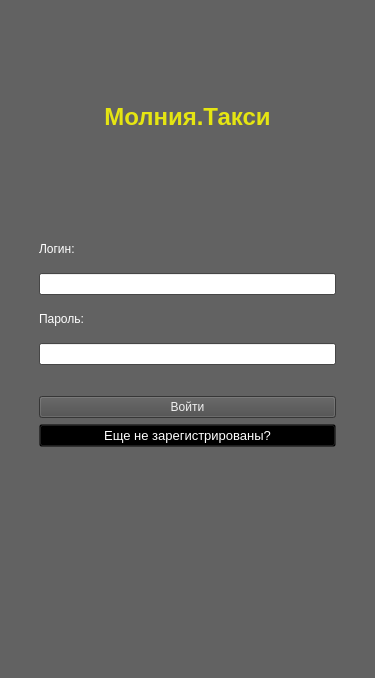
<?xml version="1.0" encoding="UTF-8"?>
<ui version="4.0">
 <class>WindLogin</class>
 <widget class="QMainWindow" name="WindLogin">
  <property name="geometry">
   <rect>
    <x>0</x>
    <y>0</y>
    <width>375</width>
    <height>678</height>
   </rect>
  </property>
  <property name="palette">
   <palette>
    <active>
     <colorrole role="WindowText">
      <brush brushstyle="SolidPattern">
       <color alpha="255">
        <red>255</red>
        <green>255</green>
        <blue>255</blue>
       </color>
      </brush>
     </colorrole>
     <colorrole role="Text">
      <brush brushstyle="SolidPattern">
       <color alpha="255">
        <red>255</red>
        <green>255</green>
        <blue>255</blue>
       </color>
      </brush>
     </colorrole>
     <colorrole role="Base">
      <brush brushstyle="SolidPattern">
       <color alpha="255">
        <red>255</red>
        <green>255</green>
        <blue>255</blue>
       </color>
      </brush>
     </colorrole>
     <colorrole role="Window">
      <brush brushstyle="SolidPattern">
       <color alpha="255">
        <red>98</red>
        <green>98</green>
        <blue>98</blue>
       </color>
      </brush>
     </colorrole>
     <colorrole role="PlaceholderText">
      <brush brushstyle="SolidPattern">
       <color alpha="128">
        <red>255</red>
        <green>255</green>
        <blue>255</blue>
       </color>
      </brush>
     </colorrole>
    </active>
    <inactive>
     <colorrole role="WindowText">
      <brush brushstyle="SolidPattern">
       <color alpha="255">
        <red>255</red>
        <green>255</green>
        <blue>255</blue>
       </color>
      </brush>
     </colorrole>
     <colorrole role="Text">
      <brush brushstyle="SolidPattern">
       <color alpha="255">
        <red>255</red>
        <green>255</green>
        <blue>255</blue>
       </color>
      </brush>
     </colorrole>
     <colorrole role="Base">
      <brush brushstyle="SolidPattern">
       <color alpha="255">
        <red>255</red>
        <green>255</green>
        <blue>255</blue>
       </color>
      </brush>
     </colorrole>
     <colorrole role="Window">
      <brush brushstyle="SolidPattern">
       <color alpha="255">
        <red>98</red>
        <green>98</green>
        <blue>98</blue>
       </color>
      </brush>
     </colorrole>
     <colorrole role="PlaceholderText">
      <brush brushstyle="SolidPattern">
       <color alpha="128">
        <red>255</red>
        <green>255</green>
        <blue>255</blue>
       </color>
      </brush>
     </colorrole>
    </inactive>
    <disabled>
     <colorrole role="WindowText">
      <brush brushstyle="SolidPattern">
       <color alpha="255">
        <red>120</red>
        <green>120</green>
        <blue>120</blue>
       </color>
      </brush>
     </colorrole>
     <colorrole role="Text">
      <brush brushstyle="SolidPattern">
       <color alpha="255">
        <red>120</red>
        <green>120</green>
        <blue>120</blue>
       </color>
      </brush>
     </colorrole>
     <colorrole role="Base">
      <brush brushstyle="SolidPattern">
       <color alpha="255">
        <red>98</red>
        <green>98</green>
        <blue>98</blue>
       </color>
      </brush>
     </colorrole>
     <colorrole role="Window">
      <brush brushstyle="SolidPattern">
       <color alpha="255">
        <red>98</red>
        <green>98</green>
        <blue>98</blue>
       </color>
      </brush>
     </colorrole>
     <colorrole role="PlaceholderText">
      <brush brushstyle="SolidPattern">
       <color alpha="128">
        <red>0</red>
        <green>0</green>
        <blue>0</blue>
       </color>
      </brush>
     </colorrole>
    </disabled>
   </palette>
  </property>
  <property name="windowTitle">
   <string>Молния.Такси</string>
  </property>
  <widget class="QWidget" name="centralwidget">
   <property name="palette">
    <palette>
     <active>
      <colorrole role="WindowText">
       <brush brushstyle="SolidPattern">
        <color alpha="255">
         <red>255</red>
         <green>255</green>
         <blue>255</blue>
        </color>
       </brush>
      </colorrole>
      <colorrole role="Text">
       <brush brushstyle="SolidPattern">
        <color alpha="255">
         <red>255</red>
         <green>255</green>
         <blue>255</blue>
        </color>
       </brush>
      </colorrole>
      <colorrole role="Base">
       <brush brushstyle="SolidPattern">
        <color alpha="255">
         <red>255</red>
         <green>255</green>
         <blue>255</blue>
        </color>
       </brush>
      </colorrole>
      <colorrole role="Window">
       <brush brushstyle="SolidPattern">
        <color alpha="255">
         <red>98</red>
         <green>98</green>
         <blue>98</blue>
        </color>
       </brush>
      </colorrole>
      <colorrole role="PlaceholderText">
       <brush brushstyle="SolidPattern">
        <color alpha="128">
         <red>255</red>
         <green>255</green>
         <blue>255</blue>
        </color>
       </brush>
      </colorrole>
     </active>
     <inactive>
      <colorrole role="WindowText">
       <brush brushstyle="SolidPattern">
        <color alpha="255">
         <red>255</red>
         <green>255</green>
         <blue>255</blue>
        </color>
       </brush>
      </colorrole>
      <colorrole role="Text">
       <brush brushstyle="SolidPattern">
        <color alpha="255">
         <red>255</red>
         <green>255</green>
         <blue>255</blue>
        </color>
       </brush>
      </colorrole>
      <colorrole role="Base">
       <brush brushstyle="SolidPattern">
        <color alpha="255">
         <red>255</red>
         <green>255</green>
         <blue>255</blue>
        </color>
       </brush>
      </colorrole>
      <colorrole role="Window">
       <brush brushstyle="SolidPattern">
        <color alpha="255">
         <red>98</red>
         <green>98</green>
         <blue>98</blue>
        </color>
       </brush>
      </colorrole>
      <colorrole role="PlaceholderText">
       <brush brushstyle="SolidPattern">
        <color alpha="128">
         <red>255</red>
         <green>255</green>
         <blue>255</blue>
        </color>
       </brush>
      </colorrole>
     </inactive>
     <disabled>
      <colorrole role="WindowText">
       <brush brushstyle="SolidPattern">
        <color alpha="255">
         <red>120</red>
         <green>120</green>
         <blue>120</blue>
        </color>
       </brush>
      </colorrole>
      <colorrole role="Text">
       <brush brushstyle="SolidPattern">
        <color alpha="255">
         <red>120</red>
         <green>120</green>
         <blue>120</blue>
        </color>
       </brush>
      </colorrole>
      <colorrole role="Base">
       <brush brushstyle="SolidPattern">
        <color alpha="255">
         <red>98</red>
         <green>98</green>
         <blue>98</blue>
        </color>
       </brush>
      </colorrole>
      <colorrole role="Window">
       <brush brushstyle="SolidPattern">
        <color alpha="255">
         <red>98</red>
         <green>98</green>
         <blue>98</blue>
        </color>
       </brush>
      </colorrole>
      <colorrole role="PlaceholderText">
       <brush brushstyle="SolidPattern">
        <color alpha="128">
         <red>0</red>
         <green>0</green>
         <blue>0</blue>
        </color>
       </brush>
      </colorrole>
     </disabled>
    </palette>
   </property>
   <layout class="QVBoxLayout" name="verticalLayout_2">
    <item>
     <layout class="QHBoxLayout" name="horizontalLayout_2">
      <item>
       <spacer name="horizontalSpacer_4">
        <property name="orientation">
         <enum>Qt::Horizontal</enum>
        </property>
        <property name="sizeType">
         <enum>QSizePolicy::Minimum</enum>
        </property>
        <property name="sizeHint" stdset="0">
         <size>
          <width>40</width>
          <height>20</height>
         </size>
        </property>
       </spacer>
      </item>
      <item>
       <widget class="QLabel" name="label_4">
        <property name="sizePolicy">
         <sizepolicy hsizetype="Expanding" vsizetype="Preferred">
          <horstretch>0</horstretch>
          <verstretch>0</verstretch>
         </sizepolicy>
        </property>
        <property name="font">
         <font>
          <pointsize>18</pointsize>
         </font>
        </property>
        <property name="text">
         <string>&lt;html&gt;&lt;head/&gt;&lt;body&gt;&lt;p align=&quot;center&quot;&gt;&lt;span style=&quot; font-weight:600; color:#e5e512;&quot;&gt;Молния.Такси&lt;/span&gt;&lt;/p&gt;&lt;/body&gt;&lt;/html&gt;</string>
        </property>
        <property name="alignment">
         <set>Qt::AlignCenter</set>
        </property>
       </widget>
      </item>
      <item>
       <spacer name="horizontalSpacer_3">
        <property name="orientation">
         <enum>Qt::Horizontal</enum>
        </property>
        <property name="sizeType">
         <enum>QSizePolicy::Minimum</enum>
        </property>
        <property name="sizeHint" stdset="0">
         <size>
          <width>40</width>
          <height>20</height>
         </size>
        </property>
       </spacer>
      </item>
     </layout>
    </item>
    <item>
     <layout class="QHBoxLayout" name="horizontalLayout">
      <item>
       <spacer name="horizontalSpacer_2">
        <property name="orientation">
         <enum>Qt::Horizontal</enum>
        </property>
        <property name="sizeType">
         <enum>QSizePolicy::Minimum</enum>
        </property>
        <property name="sizeHint" stdset="0">
         <size>
          <width>30</width>
          <height>20</height>
         </size>
        </property>
       </spacer>
      </item>
      <item>
       <layout class="QVBoxLayout" name="verticalLayout">
        <item>
         <widget class="QLabel" name="label">
          <property name="sizePolicy">
           <sizepolicy hsizetype="Preferred" vsizetype="Preferred">
            <horstretch>0</horstretch>
            <verstretch>0</verstretch>
           </sizepolicy>
          </property>
          <property name="font">
           <font>
            <pointsize>9</pointsize>
           </font>
          </property>
          <property name="text">
           <string>Логин:</string>
          </property>
          <property name="wordWrap">
           <bool>false</bool>
          </property>
          <property name="margin">
           <number>1</number>
          </property>
         </widget>
        </item>
        <item>
         <widget class="QLineEdit" name="lineEdit"/>
        </item>
        <item>
         <widget class="QLabel" name="label_2">
          <property name="sizePolicy">
           <sizepolicy hsizetype="Preferred" vsizetype="Preferred">
            <horstretch>0</horstretch>
            <verstretch>0</verstretch>
           </sizepolicy>
          </property>
          <property name="font">
           <font>
            <pointsize>9</pointsize>
           </font>
          </property>
          <property name="text">
           <string>Пароль:</string>
          </property>
         </widget>
        </item>
        <item>
         <widget class="QLineEdit" name="lineEdit_2"/>
        </item>
        <item>
         <spacer name="verticalSpacer">
          <property name="orientation">
           <enum>Qt::Vertical</enum>
          </property>
          <property name="sizeType">
           <enum>QSizePolicy::Fixed</enum>
          </property>
          <property name="sizeHint" stdset="0">
           <size>
            <width>20</width>
            <height>25</height>
           </size>
          </property>
         </spacer>
        </item>
        <item>
         <widget class="QPushButton" name="enter_btn">
          <property name="palette">
           <palette>
            <active>
             <colorrole role="WindowText">
              <brush brushstyle="SolidPattern">
               <color alpha="255">
                <red>30</red>
                <green>30</green>
                <blue>30</blue>
               </color>
              </brush>
             </colorrole>
             <colorrole role="Button">
              <brush brushstyle="SolidPattern">
               <color alpha="255">
                <red>76</red>
                <green>76</green>
                <blue>76</blue>
               </color>
              </brush>
             </colorrole>
             <colorrole role="Light">
              <brush brushstyle="SolidPattern">
               <color alpha="255">
                <red>18</red>
                <green>18</green>
                <blue>18</blue>
               </color>
              </brush>
             </colorrole>
             <colorrole role="Midlight">
              <brush brushstyle="SolidPattern">
               <color alpha="255">
                <red>43</red>
                <green>43</green>
                <blue>43</blue>
               </color>
              </brush>
             </colorrole>
             <colorrole role="Dark">
              <brush brushstyle="SolidPattern">
               <color alpha="255">
                <red>43</red>
                <green>43</green>
                <blue>43</blue>
               </color>
              </brush>
             </colorrole>
             <colorrole role="Mid">
              <brush brushstyle="SolidPattern">
               <color alpha="255">
                <red>43</red>
                <green>43</green>
                <blue>43</blue>
               </color>
              </brush>
             </colorrole>
             <colorrole role="Text">
              <brush brushstyle="SolidPattern">
               <color alpha="255">
                <red>15</red>
                <green>15</green>
                <blue>15</blue>
               </color>
              </brush>
             </colorrole>
             <colorrole role="ButtonText">
              <brush brushstyle="SolidPattern">
               <color alpha="255">
                <red>239</red>
                <green>239</green>
                <blue>239</blue>
               </color>
              </brush>
             </colorrole>
             <colorrole role="Base">
              <brush brushstyle="SolidPattern">
               <color alpha="255">
                <red>76</red>
                <green>76</green>
                <blue>76</blue>
               </color>
              </brush>
             </colorrole>
             <colorrole role="Window">
              <brush brushstyle="SolidPattern">
               <color alpha="255">
                <red>76</red>
                <green>76</green>
                <blue>76</blue>
               </color>
              </brush>
             </colorrole>
             <colorrole role="HighlightedText">
              <brush brushstyle="SolidPattern">
               <color alpha="255">
                <red>12</red>
                <green>12</green>
                <blue>12</blue>
               </color>
              </brush>
             </colorrole>
             <colorrole role="AlternateBase">
              <brush brushstyle="SolidPattern">
               <color alpha="255">
                <red>43</red>
                <green>43</green>
                <blue>43</blue>
               </color>
              </brush>
             </colorrole>
             <colorrole role="NoRole">
              <brush brushstyle="SolidPattern">
               <color alpha="255">
                <red>48</red>
                <green>48</green>
                <blue>48</blue>
               </color>
              </brush>
             </colorrole>
             <colorrole role="PlaceholderText">
              <brush brushstyle="SolidPattern">
               <color alpha="128">
                <red>33</red>
                <green>33</green>
                <blue>33</blue>
               </color>
              </brush>
             </colorrole>
            </active>
            <inactive>
             <colorrole role="WindowText">
              <brush brushstyle="SolidPattern">
               <color alpha="255">
                <red>30</red>
                <green>30</green>
                <blue>30</blue>
               </color>
              </brush>
             </colorrole>
             <colorrole role="Button">
              <brush brushstyle="SolidPattern">
               <color alpha="255">
                <red>76</red>
                <green>76</green>
                <blue>76</blue>
               </color>
              </brush>
             </colorrole>
             <colorrole role="Light">
              <brush brushstyle="SolidPattern">
               <color alpha="255">
                <red>18</red>
                <green>18</green>
                <blue>18</blue>
               </color>
              </brush>
             </colorrole>
             <colorrole role="Midlight">
              <brush brushstyle="SolidPattern">
               <color alpha="255">
                <red>43</red>
                <green>43</green>
                <blue>43</blue>
               </color>
              </brush>
             </colorrole>
             <colorrole role="Dark">
              <brush brushstyle="SolidPattern">
               <color alpha="255">
                <red>43</red>
                <green>43</green>
                <blue>43</blue>
               </color>
              </brush>
             </colorrole>
             <colorrole role="Mid">
              <brush brushstyle="SolidPattern">
               <color alpha="255">
                <red>43</red>
                <green>43</green>
                <blue>43</blue>
               </color>
              </brush>
             </colorrole>
             <colorrole role="Text">
              <brush brushstyle="SolidPattern">
               <color alpha="255">
                <red>15</red>
                <green>15</green>
                <blue>15</blue>
               </color>
              </brush>
             </colorrole>
             <colorrole role="ButtonText">
              <brush brushstyle="SolidPattern">
               <color alpha="255">
                <red>239</red>
                <green>239</green>
                <blue>239</blue>
               </color>
              </brush>
             </colorrole>
             <colorrole role="Base">
              <brush brushstyle="SolidPattern">
               <color alpha="255">
                <red>76</red>
                <green>76</green>
                <blue>76</blue>
               </color>
              </brush>
             </colorrole>
             <colorrole role="Window">
              <brush brushstyle="SolidPattern">
               <color alpha="255">
                <red>76</red>
                <green>76</green>
                <blue>76</blue>
               </color>
              </brush>
             </colorrole>
             <colorrole role="HighlightedText">
              <brush brushstyle="SolidPattern">
               <color alpha="255">
                <red>12</red>
                <green>12</green>
                <blue>12</blue>
               </color>
              </brush>
             </colorrole>
             <colorrole role="AlternateBase">
              <brush brushstyle="SolidPattern">
               <color alpha="255">
                <red>43</red>
                <green>43</green>
                <blue>43</blue>
               </color>
              </brush>
             </colorrole>
             <colorrole role="NoRole">
              <brush brushstyle="SolidPattern">
               <color alpha="255">
                <red>48</red>
                <green>48</green>
                <blue>48</blue>
               </color>
              </brush>
             </colorrole>
             <colorrole role="PlaceholderText">
              <brush brushstyle="SolidPattern">
               <color alpha="128">
                <red>33</red>
                <green>33</green>
                <blue>33</blue>
               </color>
              </brush>
             </colorrole>
            </inactive>
            <disabled>
             <colorrole role="WindowText">
              <brush brushstyle="SolidPattern">
               <color alpha="255">
                <red>43</red>
                <green>43</green>
                <blue>43</blue>
               </color>
              </brush>
             </colorrole>
             <colorrole role="Button">
              <brush brushstyle="SolidPattern">
               <color alpha="255">
                <red>76</red>
                <green>76</green>
                <blue>76</blue>
               </color>
              </brush>
             </colorrole>
             <colorrole role="Light">
              <brush brushstyle="SolidPattern">
               <color alpha="255">
                <red>18</red>
                <green>18</green>
                <blue>18</blue>
               </color>
              </brush>
             </colorrole>
             <colorrole role="Midlight">
              <brush brushstyle="SolidPattern">
               <color alpha="255">
                <red>43</red>
                <green>43</green>
                <blue>43</blue>
               </color>
              </brush>
             </colorrole>
             <colorrole role="Dark">
              <brush brushstyle="SolidPattern">
               <color alpha="255">
                <red>43</red>
                <green>43</green>
                <blue>43</blue>
               </color>
              </brush>
             </colorrole>
             <colorrole role="Mid">
              <brush brushstyle="SolidPattern">
               <color alpha="255">
                <red>43</red>
                <green>43</green>
                <blue>43</blue>
               </color>
              </brush>
             </colorrole>
             <colorrole role="Text">
              <brush brushstyle="SolidPattern">
               <color alpha="255">
                <red>43</red>
                <green>43</green>
                <blue>43</blue>
               </color>
              </brush>
             </colorrole>
             <colorrole role="ButtonText">
              <brush brushstyle="SolidPattern">
               <color alpha="255">
                <red>43</red>
                <green>43</green>
                <blue>43</blue>
               </color>
              </brush>
             </colorrole>
             <colorrole role="Base">
              <brush brushstyle="SolidPattern">
               <color alpha="255">
                <red>76</red>
                <green>76</green>
                <blue>76</blue>
               </color>
              </brush>
             </colorrole>
             <colorrole role="Window">
              <brush brushstyle="SolidPattern">
               <color alpha="255">
                <red>76</red>
                <green>76</green>
                <blue>76</blue>
               </color>
              </brush>
             </colorrole>
             <colorrole role="HighlightedText">
              <brush brushstyle="SolidPattern">
               <color alpha="255">
                <red>12</red>
                <green>12</green>
                <blue>12</blue>
               </color>
              </brush>
             </colorrole>
             <colorrole role="AlternateBase">
              <brush brushstyle="SolidPattern">
               <color alpha="255">
                <red>43</red>
                <green>43</green>
                <blue>43</blue>
               </color>
              </brush>
             </colorrole>
             <colorrole role="NoRole">
              <brush brushstyle="SolidPattern">
               <color alpha="255">
                <red>48</red>
                <green>48</green>
                <blue>48</blue>
               </color>
              </brush>
             </colorrole>
             <colorrole role="PlaceholderText">
              <brush brushstyle="SolidPattern">
               <color alpha="128">
                <red>33</red>
                <green>33</green>
                <blue>33</blue>
               </color>
              </brush>
             </colorrole>
            </disabled>
           </palette>
          </property>
          <property name="font">
           <font>
            <family>MS Shell Dlg 2</family>
            <pointsize>9</pointsize>
            <weight>50</weight>
            <italic>false</italic>
            <bold>false</bold>
           </font>
          </property>
          <property name="styleSheet">
           <string notr="true">background-color: rgb(76, 76, 76);  /* Черный фон кнопки */
color: ;
font: 9pt &quot;MS Shell Dlg 2&quot;;</string>
          </property>
          <property name="text">
           <string>Войти</string>
          </property>
         </widget>
        </item>
        <item>
         <widget class="QPushButton" name="not_reged_btn">
          <property name="sizePolicy">
           <sizepolicy hsizetype="Minimum" vsizetype="Fixed">
            <horstretch>0</horstretch>
            <verstretch>0</verstretch>
           </sizepolicy>
          </property>
          <property name="palette">
           <palette>
            <active>
             <colorrole role="Button">
              <brush brushstyle="SolidPattern">
               <color alpha="0">
                <red>0</red>
                <green>0</green>
                <blue>0</blue>
               </color>
              </brush>
             </colorrole>
             <colorrole role="ButtonText">
              <brush brushstyle="SolidPattern">
               <color alpha="255">
                <red>255</red>
                <green>255</green>
                <blue>255</blue>
               </color>
              </brush>
             </colorrole>
             <colorrole role="Base">
              <brush brushstyle="SolidPattern">
               <color alpha="0">
                <red>0</red>
                <green>0</green>
                <blue>0</blue>
               </color>
              </brush>
             </colorrole>
             <colorrole role="Window">
              <brush brushstyle="SolidPattern">
               <color alpha="0">
                <red>0</red>
                <green>0</green>
                <blue>0</blue>
               </color>
              </brush>
             </colorrole>
            </active>
            <inactive>
             <colorrole role="Button">
              <brush brushstyle="SolidPattern">
               <color alpha="0">
                <red>0</red>
                <green>0</green>
                <blue>0</blue>
               </color>
              </brush>
             </colorrole>
             <colorrole role="ButtonText">
              <brush brushstyle="SolidPattern">
               <color alpha="255">
                <red>255</red>
                <green>255</green>
                <blue>255</blue>
               </color>
              </brush>
             </colorrole>
             <colorrole role="Base">
              <brush brushstyle="SolidPattern">
               <color alpha="0">
                <red>0</red>
                <green>0</green>
                <blue>0</blue>
               </color>
              </brush>
             </colorrole>
             <colorrole role="Window">
              <brush brushstyle="SolidPattern">
               <color alpha="0">
                <red>0</red>
                <green>0</green>
                <blue>0</blue>
               </color>
              </brush>
             </colorrole>
            </inactive>
            <disabled>
             <colorrole role="Button">
              <brush brushstyle="SolidPattern">
               <color alpha="0">
                <red>0</red>
                <green>0</green>
                <blue>0</blue>
               </color>
              </brush>
             </colorrole>
             <colorrole role="ButtonText">
              <brush brushstyle="SolidPattern">
               <color alpha="255">
                <red>120</red>
                <green>120</green>
                <blue>120</blue>
               </color>
              </brush>
             </colorrole>
             <colorrole role="Base">
              <brush brushstyle="SolidPattern">
               <color alpha="0">
                <red>0</red>
                <green>0</green>
                <blue>0</blue>
               </color>
              </brush>
             </colorrole>
             <colorrole role="Window">
              <brush brushstyle="SolidPattern">
               <color alpha="0">
                <red>0</red>
                <green>0</green>
                <blue>0</blue>
               </color>
              </brush>
             </colorrole>
            </disabled>
           </palette>
          </property>
          <property name="font">
           <font>
            <pointsize>10</pointsize>
           </font>
          </property>
          <property name="styleSheet">
           <string notr="true">background: transparent;</string>
          </property>
          <property name="text">
           <string>Еще не зарегистрированы?</string>
          </property>
         </widget>
        </item>
       </layout>
      </item>
      <item>
       <spacer name="horizontalSpacer">
        <property name="orientation">
         <enum>Qt::Horizontal</enum>
        </property>
        <property name="sizeType">
         <enum>QSizePolicy::Minimum</enum>
        </property>
        <property name="sizeHint" stdset="0">
         <size>
          <width>30</width>
          <height>20</height>
         </size>
        </property>
       </spacer>
      </item>
     </layout>
    </item>
    <item>
     <widget class="QLabel" name="label_5">
      <property name="text">
       <string/>
      </property>
     </widget>
    </item>
   </layout>
  </widget>
 </widget>
 <resources/>
 <connections/>
</ui>
